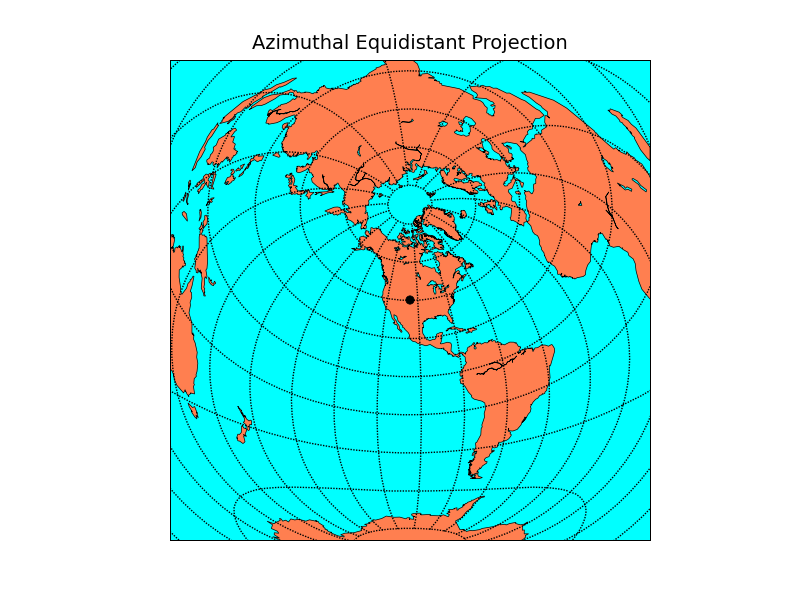

Generate this figure with Python:
from mpl_toolkits.basemap import Basemap
import numpy as np
import matplotlib.pyplot as plt
width = 28000000; lon_0 = -105; lat_0 = 40
m = Basemap(width=width,height=width,projection='aeqd',
            lat_0=lat_0,lon_0=lon_0)
# fill background.
m.drawmapboundary(fill_color='aqua')
# draw coasts and fill continents.
m.drawcoastlines(linewidth=0.5)
m.fillcontinents(color='coral',lake_color='aqua')
# 20 degree graticule.
m.drawparallels(np.arange(-80,81,20))
m.drawmeridians(np.arange(-180,180,20))
# draw a black dot at the center.
xpt, ypt = m(lon_0, lat_0)
m.plot([xpt],[ypt],'ko') 
# draw the title.
plt.title('Azimuthal Equidistant Projection')
plt.savefig('azeqd.png')
